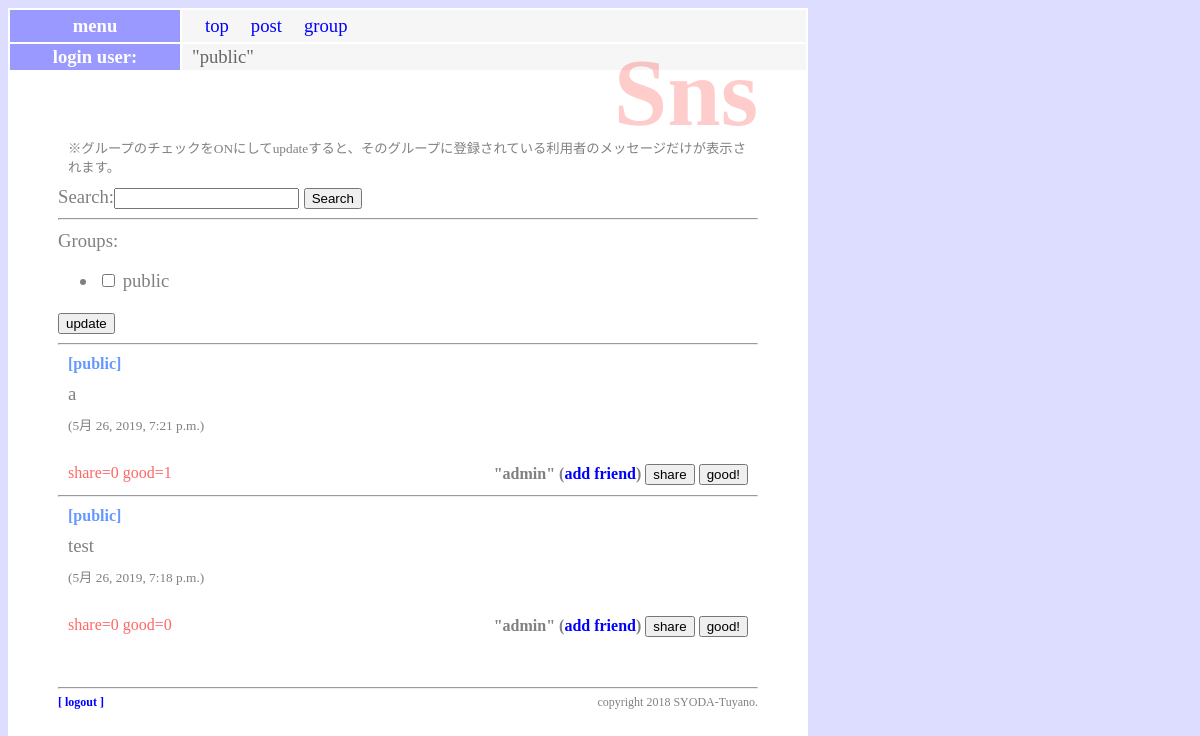
The page /sns/ (signed in) on the database its author committed.
### sns/models.py (models this page shows, shortened)
class Message(models.Model):
    owner = models.ForeignKey(User, on_delete=models.CASCADE, related_name='message_owner')
    group = models.ForeignKey('Group', on_delete=models.CASCADE)
    content = models.TextField(max_length=1000)
    share_id = models.IntegerField(default=-1)
    good_count = models.IntegerField(default=0)
    share_count = models.IntegerField(default=0)
    pub_date = models.DateTimeField(auto_now_add=True)
    class Meta:
        ordering = ('-pub_date',)

### sns/views.py (the view)
# urls.py: path('', views.index, name='index'),
@login_required(login_url='/admin/login/')
def index(request):
    (public_user, public_group) = get_public()
    if request.method == 'POST':
        if request.POST['mode'] == '__check_form__':
            searchform = SearchForm()
            checkform = GroupCheckForm(request.user, request.POST)
            glist = []
            for item in request.POST.getlist('groups'):
                glist.append(item)
            messages = get_your_group_message(request.user, \
                                              glist, None)
        if request.POST['mode'] == '__search_form__':
            searchform = SearchForm(request.POST)
            checkform = GroupCheckForm(request.user)
            gps = Group.objects.filter(owner=request.user)
            glist = [public_group]
            for item in gps:
                glist.append(item)
            messages = get_your_group_message(request.user, glist, \
                                              request.POST['search'])
    else:
        searchform = SearchForm()
        checkform = GroupCheckForm(request.user)
        gps = Group.objects.filter(owner=request.user)
        glist = [public_group]
        for item in gps:
            glist.append(item)
        messages = get_your_group_message(request.user, glist, None)
    params = {
        'login_user': request.user,
        'contents': messages,
        'check_form': checkform,
        'search_form': searchform,
    }
    return render(request, 'sns/index.html', params)

### sns/forms.py
class GroupCheckForm(forms.Form):
    def __init__(self, user, *args, **kwargs):
        super(GroupCheckForm, self).__init__(*args, **kwargs)
        public = User.objects.filter(username='public').first()
        self.fields['groups'] = forms.MultipleChoiceField(
            choices=[(item.title, item.title) for item in \
                     Group.objects.filter(owner__in=[user, public])],
            widget=forms.CheckboxSelectMultiple(),
        )

class SearchForm(forms.Form):
    search = forms.CharField(max_length=100)

### sns/models.py (called while the page is built)
    def __str__(self):
        return self.title

### sns/views.py (called while the page is built)
def get_public():
    public_user = User.objects.filter(username='public').first()
    public_group = Group.objects.filter \
        (owner=public_user).first()
    return (public_user, public_group)

### sns/templates/sns/index.html (shortened to what this page needs)
{% extends 'sns/layout.html' %}
{% block header %}
<h1>Sns</h1>
<p class="caption">※グループのチェックをONにしてupdateすると、そのグループに登録されている利用者のメッセージだけが表示されます。</p>
{% endblock %}
{% block content %}
<form action="{% url 'index' %}" method="post">
{{search_form}}
<button>Search</button>
</form>
<hr>
<form action="{% url 'index' %}" method="post">
{{check_form}}
<button>update</button>
</form>
{% for item in contents %}
<hr>
<p class="message_public">
{% if item.group.title == 'public' %}
[public]
{% endif %}</p>
<p class="message_content">{{item.content}}</p>
<p class="message_date"> ({{item.pub_date}})</p>
<p class="message_owner">
    <span class="message_counter">share={{item.share_count}} good={{item.good_count}}</span>
    "{{item.owner}}" (<a href="{% url 'add' %}?name={{item.owner}}">add friend</a>)
    <a href="{% url 'share' item.id %}"><button>share</button></a>
    <a href="{% url 'good' item.id %}"><button>good!</button></a>
</p>
{% endfor %}
{% endblock %}

### sns/templates/sns/layout.html (shortened to what this page needs)
{% load static %}
<!doctype html>
<html lang="ja">
<head>
    <link rel="stylesheet" type="text/css"
        href="{% static 'sns/style.css' %}" />
</head>
<body>
    <div class="body_content">
    <div class="body_content_inner">
        <table class="login_table" width="100%">
        <tr><th width="150px">menu</th><td>
        <table class="login_table_inner">
        <tr>
        <td><a href="{% url 'index' %}">top</a></td>
        <td><a href="{% url 'post' %}">post</a></td>
        <td><a href="{% url 'groups' %}">group</a></td>
        </tr>
        </table>
        </td></tr>
        <tr><th width="150px">login user:</th><td>"{{login_user}}"</td></tr>
        </table>
        <div class="header">{% block header %}{% endblock %}</div>
        <div class="content">{% block content %}{% endblock %}</div>
        <div class="footer">
        <hr>
        <div>
        <span style="float:left;font-weight:bold;"><a href="/admin/logout?next=/sns/">[ logout ]</a></span>
        <span style="float:right">copyright 2018 SYODA-Tuyano.</span>
        </div>
        </div>
    </div>
    </div>
</body>
</html>

### sns/static/sns/style.css (style rules this page uses)
body { background-color:#ddf; color:gray; font-size:14pt; }
.body_content { width:800px; background-color:white; }
.body_content_inner { padding:50px; }
h1 { color:red; opacity:0.2; font-size:72pt; margin-top:0px; margin-bottom:0px; text-align:right; line-height: 70px; }
p { margin:10px; }
a { color:blue; text-decoration: none; }
table { margin:10px; font-size:14pt; }
table tr th { background-color:#99f; color:white; padding:2px 10px; border-size:2px; }
table tr td { background-color:#f6f6f6; color:#666; padding:2px 10px; border-size:2px; }
.footer { font-size:9pt; margin-top:50px; margin-bottom:100px; }
.login_table { position: fixed; left:0px; top:0px; width:800px; margin:8px; }
.login_table_inner { padding:1px; margin:0px; }
.login_table_inner tr td { padding:0px 10px; margin:0px; }
.caption { font-size:10pt; }
.message_date { text-align:left; font-size:10pt; }
.message_owner { text-align:right; font-size:12pt; font-weight:bold; margin:30px 10px 0px 10px; }
.message_public { font-size:12pt; font-weight:bold; color:#69f; }
.message_counter { float:left; font-weight:normal; font-size:12pt; color:#f66; }

### rows shown on the page
Message: shows "[public]", content "a", pub_date "5月 26, 2019, 7:21 p.m.", share_count "0", good_count "1", owner "admin"
Message: shows "[public]", content "test", pub_date "5月 26, 2019, 7:18 p.m.", share_count "0", good_count "0", owner "admin"

### other values the page prints
{{ login_user }} "public"
